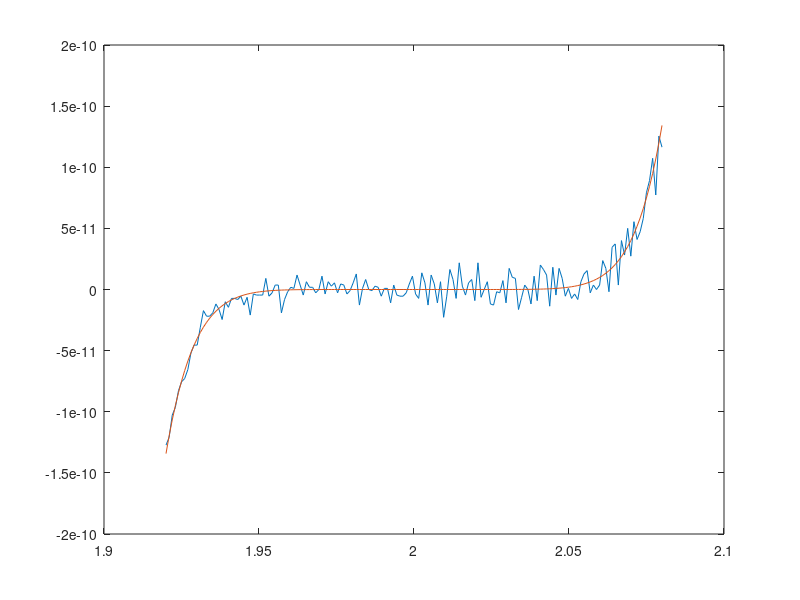

Write MATLAB code to recreate this figure.
% Jack Weissenberger 
% Problem 13.3
% plot each funtion individually to see how the computer generates
% different values for two functions that should be identical

x = linspace(1.920,2.080,160);

p = (x.^9) - (18.*x.^8) + (144.*x.^7) - (672.*x.^6) + (2016.*x.^5) - (4032.*x.^4) + (5376.*x.^3) - (4608.*x.^2) + (2304.*x) - 512;

plot(x, p)

hold on

P = (x-2).^9;

plot(x,P)

hold off